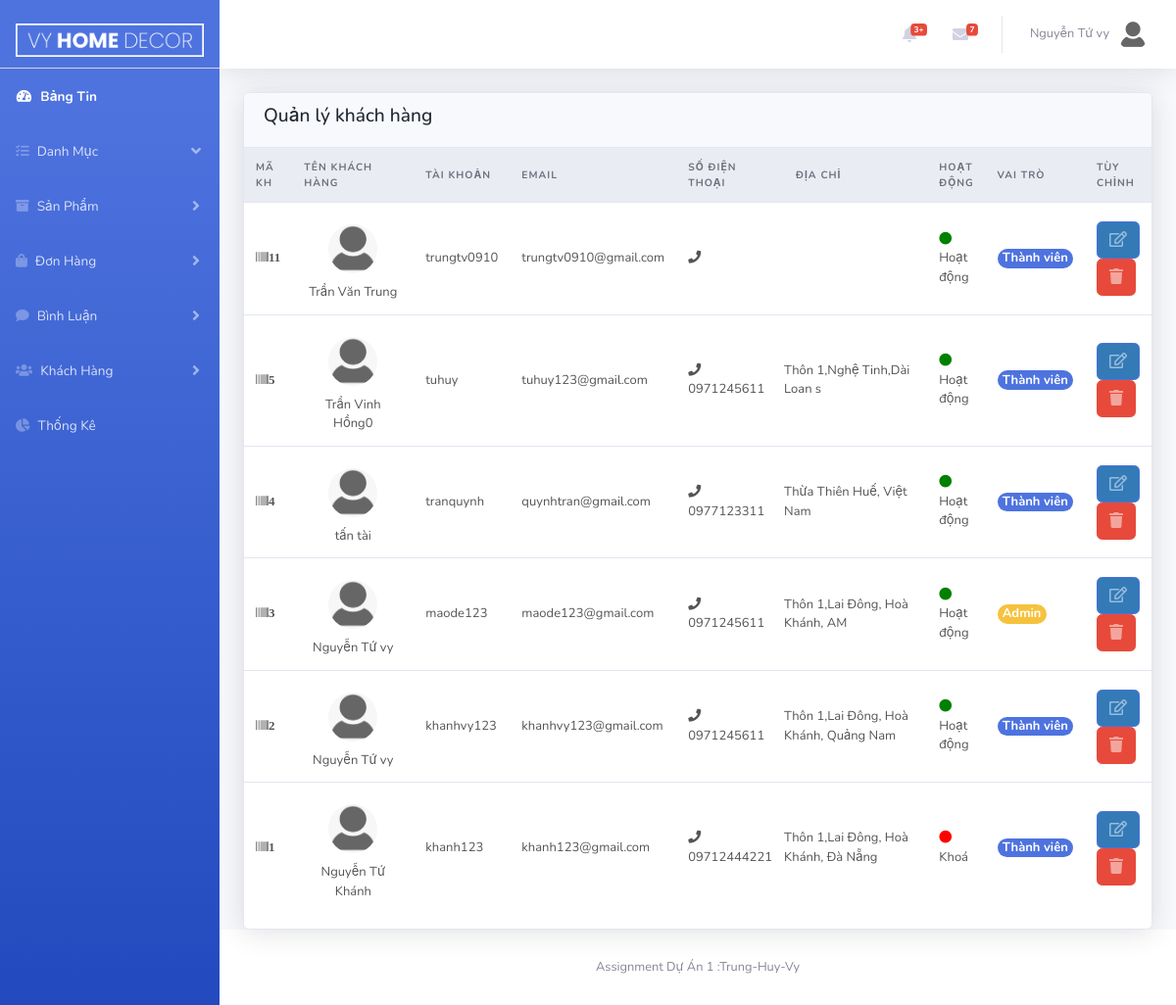
Before: /Admin/index.php?act=customer&list (signed in) with the older database file.
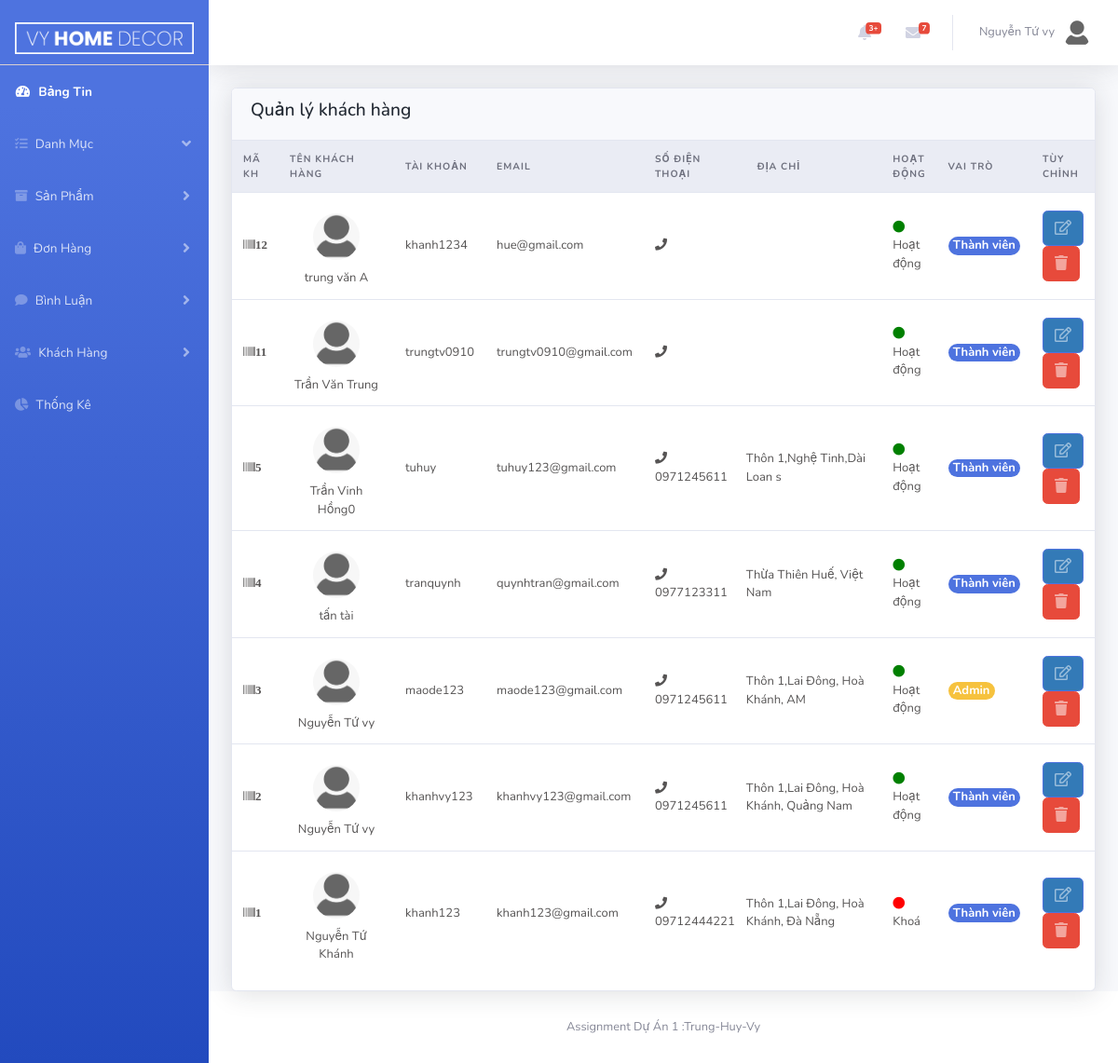
After: the same page with the newer database file.
### tables this page shows
CREATE TABLE `tbl_customer` (
  `custId` int(10) NOT NULL,
  `username` varchar(50) NOT NULL,
  `password` varchar(50) NOT NULL,
  `custName` varchar(50) NOT NULL,
  `image` varchar(255) DEFAULT NULL,
  `phone` varchar(50) DEFAULT NULL,
  `email` varchar(50) NOT NULL,
  `address` text DEFAULT NULL,
  `status` int(10) NOT NULL COMMENT '0:block ; 1:hoạt động',
  `role` int(10) NOT NULL COMMENT '0:khách hàng ;1:Admin'
);

### model/pdo.php (called while the page is built, shortened)
<?php
function pdo_get_connection()
{   $servername="localhost";
    $username='root';
    $password='';
    try{
        $dburl="mysql:host=$servername;dbname=vyhomedecor; charset=utf8";
        $conn = new PDO($dburl,$username,$password);
        $conn->setAttribute(PDO::ATTR_ERRMODE,PDO::ERRMODE_EXCEPTION);
        return $conn;
        }
        catch(PDOException $e){
            return "lỗi kết nối :". $e->getMessage();
        }
}
function pdo_query($sql){
    $sql_args = array_slice(func_get_args(),1);
    try{
        $conn =pdo_get_connection();
        $stmt =$conn->prepare($sql);
        $stmt -> execute($sql_args);
        $row =$stmt->fetchAll();
        return $row;
    }catch(PDOException $e){
        throw $e;
    }
    finally{
        unset($conn);
    }
}
?>

### model/customer.php (called while the page is built, shortened)
<?php
include_once 'pdo.php';
function loadAll_customer(){
    $sql="SELECT * FROM tbl_customer order by custId DESC";
    $listcustomer=pdo_query($sql);
    return $listcustomer;
}
?>

### Admin/customer/list.php (the view, shortened to what the changed rows need)
<div class="row">
    <div class="col-xl-12">
        <div class="card">
            <div class="table-responsive">
                <form action="" method="post">
                    <table class="table align-items-center table-flush ">
                        <thead class="thead-light">
                            <tr class="table_01">
                                <th>Mã KH</th>
                                <th>Tên Khách Hàng</th>
                                <th>Tài Khoản</th>
                                <th>Email</th>
                                <th>Số Điện Thoại</th>
                                <th>Địa chỉ</th>
                                <th>Hoạt Động</th>
                                <th>Vai trò</th>
                                <th>Tùy Chỉnh</th>
                            </tr>
                        </thead>
                        <tbody>
                            <?php
                            foreach ($listcustomer as $customer) {
                                extract($customer);
                            ?>
                                <tr>
                                    <td><i class="fas fa-barcode"><?= $custId ?></td>
                                    <td class="text-center">
                                        <div class="reply_img text-center">
                                            <img width="50" src="img_tam/anhavatar.png" alt="">
                                        </div>
                                        <?= $custName ?>
                                    </td>
                                    <td>
                                        <?= $username ?>
                                    </td>
                                    <td><i class="ni ni-email-83"></i> <?= $email ?> </td>
                                    <td><i class="fas fa-phone"></i> <?= $phone ?></td>
                                    <td><?= $address ?></td>
                                    <td><span class="text-seccess"><?php
                                                                    if ($status == 0) {
                                                                        echo " <i class='fas fa-circle fa-red'></i> Khoá ";
                                                                    } else {
                                                                        echo "<i class='fas fa-circle fa-green'></i> Hoạt động  ";
                                                                    }
                                                                    ?></span></td>
                                    <td>
                                        <?php
                                        if ($role == 1) {
                                            echo '<div style="font-size:100% ;color:#fff" class="badge bg-warning rounded-pill">Admin</div>';
                                        } else {
                                            echo '<div style="font-size:100% ;color:#fff" class="badge bg-primary text-white rounded-pill">Thành viên</div>';
                                        }
                                        ?>
                                    </td>
                                    <td>
                                        <a class="btn  btn-primary" href="index.php?act=customer&edit=<?= $custId ?>"><span class="icon text-white-50"><i class="far fa-edit"></i></span></a>
                                        <a class="btn btn_xoa btn-danger" onclick="return confirm('Bạn có chắc xóa khách hàng này')" href="index.php?act=customer&delete=<?= $custId ?>"><span class="icon text-white-50"><i class="fas fa-trash"></i></span></a>
                                    </td>
                                </tr>
                            <?php  }
                            ?>
                        </tbody>
                    </table>
                </form>
            </div>
        </div>
    </div>
</div>

Changed rows visible on the page:
added tbl_customer: custId "12", custName "trung văn A", username "khanh1234", email "hue@gmail.com", status 1 (drawn), role "Thành viên"
